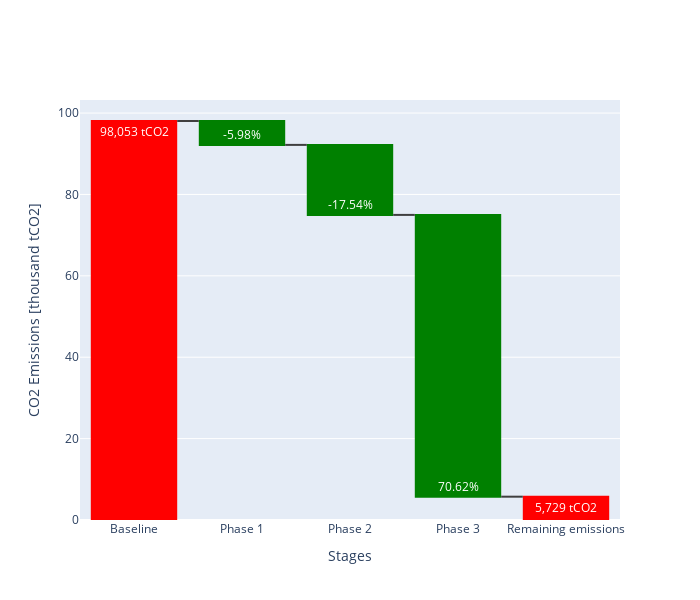

Notebook code for this chart:
### Code cell
# Provided waterflow plot values
values = {
    'BEFORE': {'TOTAL': 98.05, 'Phase1': 5.87, 'Phase2': 17.206,'Phase3': 69.243},  
    'AFTER': {'TOTAL': 5.7295, 'Air': 45.044685, 'Ground': 91.7000}
    # 'BEFORE': {'TOTAL': 100229166, 'Air': 24283582, 'Ground': 2163000},
    # 'Ground reduction': {'Ground': 1246000},
    # 'Air reduction': {'Air': 53588140},
    # 'AFTER': {'TOTAL': 45395025, 'Air': 45044685, 'Ground': 917000}
}
# Calculate the sum of total CO2
current_status = 98.05
# Calculate reductions
reduction_phase1 =  5.87
reduction_phase2 = 17.206
reduction_phase3 = 69.243

# Create the waterfall chart
fig = go.Figure(go.Waterfall(
    name="Change in Total CO2",
    orientation="v",
    measure=["relative","relative","relative","relative","total"],
    x=["Baseline", "Phase 1", "Phase 2", "Phase 3","Remaining emissions"],
    y=[current_status, -reduction_phase1, -reduction_phase2,-reduction_phase3,0],
    text = ["98,053 tCO2","-5.98%","-17.54%","70.62%","5,729 tCO2"],
    connector={"line": {"color": "rgb(63, 63, 63)"}},
    increasing={"marker": {"color": "red"}},
    decreasing={"marker": {"color": "green"}},
    totals={"marker": {"color": "red"}}
))
# Update layout
fig.update_layout(
    # title="Waterflow Plot of CO2 Emissions Reduction",
    xaxis_title="Stages",
    yaxis_title="CO2 Emissions [thousand tCO2]",
    showlegend=False,
    width=700,
    height=600
)
# Show the plot
fig.show()

### Figure 1 — Plotly figure (JSON) as saved in the notebook; plotly's stock layout.template omitted (floating-point values rounded to 4 significant figures)
{"data": [{"connector": {"line": {"color": "rgb(63, 63, 63)"}}, "decreasing": {"marker": {"color": "green"}}, "increasing": {"marker": {"color": "red"}}, "measure": ["relative", "relative", "relative", "relative", "total"], "name": "Change in Total CO2", "orientation": "v", "text": ["98,053 tCO2", "-5.98%", "-17.54%", "70.62%", "5,729 tCO2"], "totals": {"marker": {"color": "red"}}, "type": "waterfall", "x": ["Baseline", "Phase 1", "Phase 2", "Phase 3", "Remaining emissions"], "y": [98.05, -5.87, -17.21, -69.24, 0]}], "layout": {"height": 600, "showlegend": false, "width": 700, "xaxis": {"title": {"text": "Stages"}}, "yaxis": {"title": {"text": "CO2 Emissions [thousand tCO2]"}}}}
